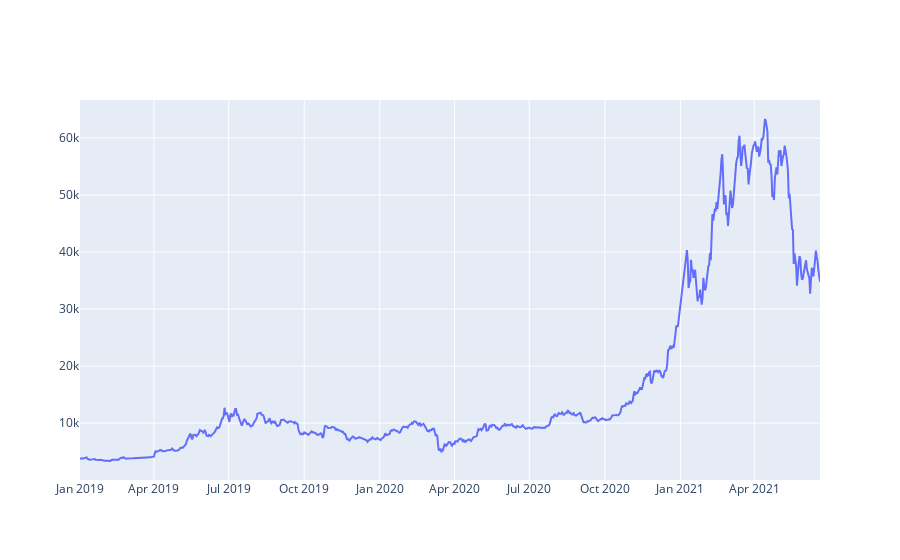

Here is the notebook cell this chart was saved with:
### Code cell
# Plot the average BTC price
btc_usd_datasets = btc_usd_datasets.loc['2019' : '6/30/2021']
btc_trace = go.Scatter(x=btc_usd_datasets.index, y=btc_usd_datasets['avg_btc_price_usd'])
py.iplot([btc_trace])

### Figure 1 — Plotly figure (JSON) as saved in the notebook; plotly's stock layout.template omitted (floating-point values rounded to 4 significant figures; data arrays with more than 128 entries replaced by an {"elided": "..."} marker saying what was removed)
{"data": [{"type": "scatter", "x": {"elided": "893 str values"}, "y": {"elided": "893 float values"}}], "layout": {"autosize": true, "xaxis": {"autorange": true, "range": ["2019-01-01", "2021-06-20"], "type": "date"}, "yaxis": {"autorange": true, "range": [34.51, 66650.0], "type": "linear"}}}
